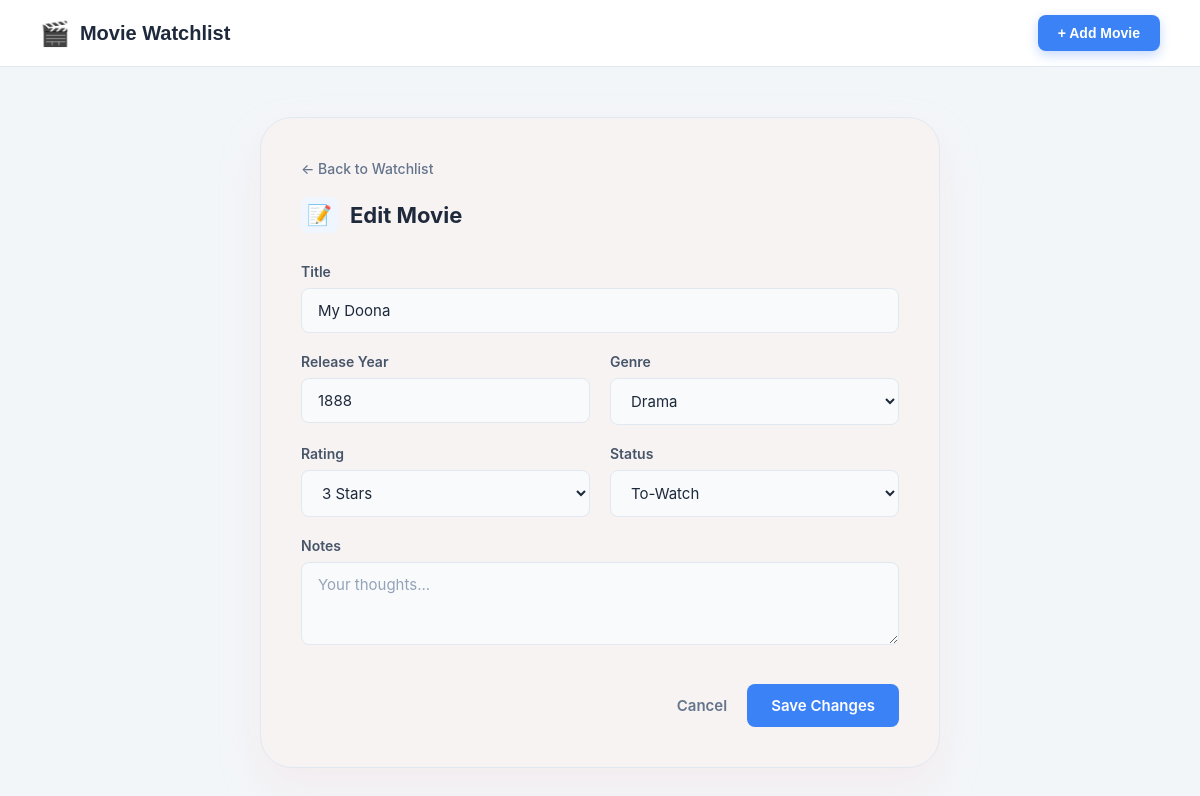
The app's page /movies/edit/2, older data.
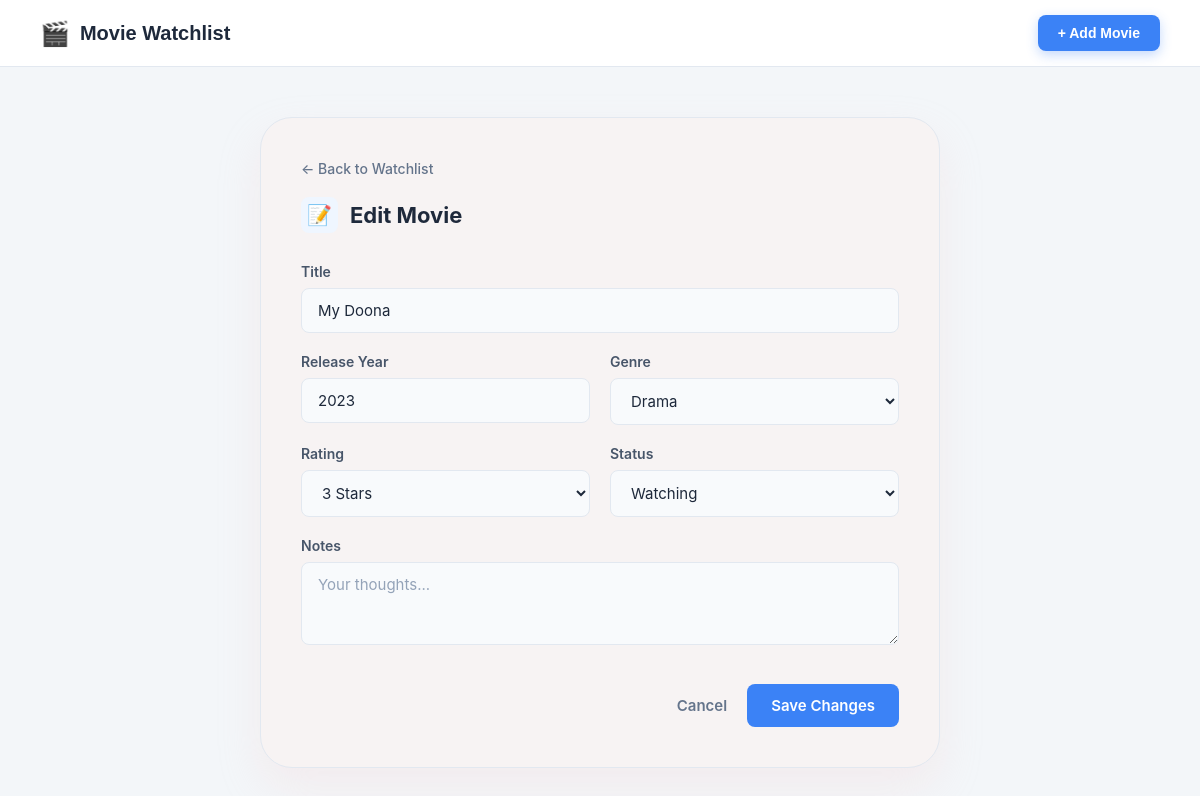
The same page, newer data.
### tables this page shows
CREATE TABLE movies (
            id INTEGER PRIMARY KEY AUTOINCREMENT,
            title TEXT NOT NULL,
            genre TEXT,
            release_year INTEGER,
            rating INTEGER,
            status TEXT NOT NULL,
            notes TEXT
        );

### endpoint/movies.py (the view, shortened to what this page needs)
@movies_bp.route('/movies/edit/<int:movie_id>', methods=['GET', 'POST'])
def edit(movie_id):
    movie = get_movies_by_id_service(movie_id)
    if not movie:
        flash("Movie not found.", "danger")
        return redirect(url_for('movies.index'))
    return render_template('edit.html', movie=movie)

### business_logic/movie_service.py (called while the page is built)
def get_movies_by_id_service(movie_id):
    conn = get_db_connection()
    row = conn.execute('SELECT * FROM movies WHERE id = ?', (movie_id,)).fetchone()
    conn.close()
    return Movie.from_row(row) if row else None

### data_access/movie_repository.py (called while the page is built)
def get_db_connection():
    conn = sqlite3.connect(DATABASE)
    conn.row_factory = sqlite3.Row
    return conn

### models/movie.py (called while the page is built)
    @classmethod
    def from_row(cls, row):
        if not row:
            return None
        data = dict(row)
        return cls(
            id=data.get('id'),
            title=data.get('title'),
            genre=data.get('genre'),
            release_year=data.get('release_year'),
            rating=data.get('rating'),
            status=data.get('status'),
            notes=data.get('notes')
        )

### templates/edit.html (shortened to what this page needs)
<!DOCTYPE html>
<html lang="en">
<head>
    <link rel="stylesheet" href="{{ url_for('static', filename='css/style.css') }}">
</head>
<body class="bg-gray-light">
    <header class="watchlist-header" style="background: white; padding: 15px 40px; border-bottom: 1px solid #e2e8f0; display: flex; justify-content: space-between; align-items: center; margin-bottom: 30px;">
        <div class="logo-area" style="display: flex; align-items: center; gap: 10px;">
            <span style="font-size: 24px; color: #3b82f6;">🎬</span>
            <h1 class="main-title" style="font-size: 20px; font-weight: 700; color: #1e293b; margin: 0; font-family: sans-serif;">Movie Watchlist</h1>
        </div>
        <a href="{{ url_for('movies.create') }}" class="add-movie-btn" style="background: #3b82f6; color: white; padding: 10px 20px; border-radius: 8px; text-decoration: none; font-weight: 600; font-size: 14px; display: inline-flex; align-items: center; gap: 5px; font-family: sans-serif;">
            + Add Movie
        </a>
    </header>
    <div class="page-container">
        <div class="movie-card">
            <a href="{{ url_for('movies.index') }}" class="back-link">
                &larr; Back to Watchlist
            </a>
            <div class="card-header-title">
                <span class="header-icon">📝</span>
                <span>Edit Movie</span>
            </div>
            <form action="{{ url_for('movies.edit', movie_id=movie.id) }}" method="POST">
                {% include '_form_fields.html' %}
            </form>
        </div>
    </div>
</body>
</html>

### templates/_form_fields.html (shortened to what this page needs)
<div class="form-grid">
    <div class="form-group full-width">
        <label for="title">Title</label>
        <input type="text" id="title" name="title" placeholder="Venom" maxlength="100"
               value="{{ request.form.get('title', movie.title if movie else '') }}" >
    </div>
    <div class="form-group">
        <label for="release_year">Release Year</label>
        <input type="number" id="release_year" name="release_year" placeholder="2006" min="1888" max="2026"
               value="{{ request.form.get('release_year', movie.release_year if movie else '') }}">
    </div>
    <div class="form-group">
        <label for="genre">Genre</label>
        <select id="genre" name="genre" >
            {% set selected_genre = request.form.get('genre', movie.genre if movie else '') %}
            {% for g in ['Action', 'Comedy', 'Drama', 'Sci-Fi', 'Thriller', 'Horror', 'Romance', 'Other'] %}
                <option value="{{ g }}" {% if selected_genre == g %}selected{% endif %}>{{ g }}</option>
            {% endfor %}
        </select>
    </div>
    <div class="form-group">
        <label for="rating">Rating</label>
        <select id="rating" name="rating">
            {% set selected_rating = request.form.get('rating', movie.rating|string if movie else '1') %}
            {% for r in range(1, 6) %}
                <option value="{{ r }}" {% if selected_rating == r|string %}selected{% endif %}>{{ r }} Star{{ 's' if r > 1 else '' }}</option>
            {% endfor %}
        </select>
    </div>
    <div class="form-group">
        <label for="status">Status</label>
        <select id="status" name="status">
            {% set selected_status = request.form.get('status', movie.status if movie else 'To-Watch') %}
            <option value="To-Watch" {% if selected_status == 'To-Watch' %}selected{% endif %}>To-Watch</option>
            <option value="Watching" {% if selected_status == 'Watching' %}selected{% endif %}>Watching</option>
        </select>
    </div>
    <div class="form-group full-width">
        <label for="notes">Notes</label>
        <textarea id="notes" name="notes" rows="3" placeholder="Your thoughts..." maxlength="500">{{ selected_notes }}</textarea>
    </div>
</div>
<div class="form-actions">
    <a href="{{ url_for('movies.index') }}" class="btn-cancel">Cancel</a>
    <button type="submit" class="btn-save">
        {% if 'edit' in request.endpoint %}Save Changes{% else %}Add Movie{% endif %}
    </button>
</div>

Row changes from the older to the newer data that the page shows:
changed movies "My Doona": release_year "1888" → "2023"; status "To-Watch" → "Watching"
